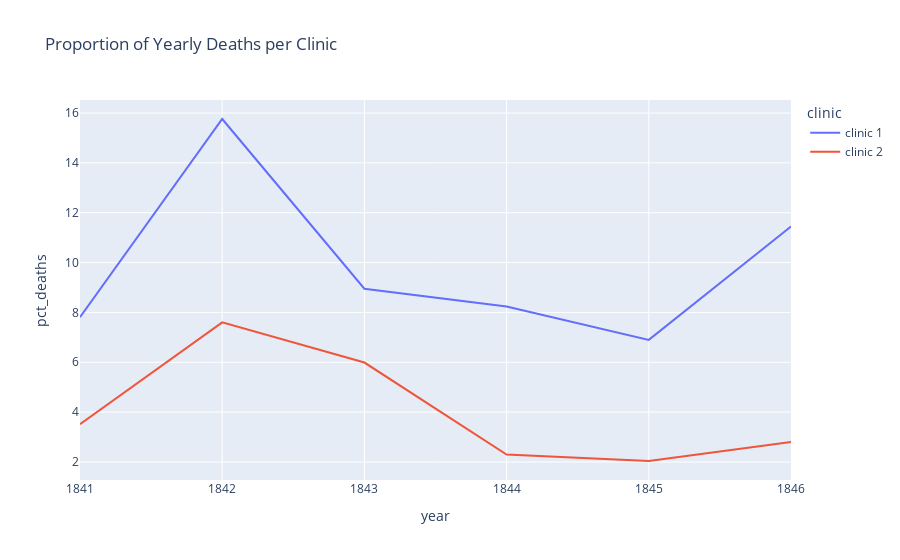

The cell this chart's notebook holds for it:
### Markdown cell above
### Plotting the Proportion of Yearly Deaths by Clinic

### Code cell
line2 = px.line(df_yearly,
                x='year',
                y='pct_deaths',
                color='clinic',
                title='Proportion of Yearly Deaths per Clinic')

line2.show()

### Figure 1 — Plotly figure (JSON) as saved in the notebook; plotly's stock layout.template omitted (floating-point values rounded to 4 significant figures)
{"data": [{"hovertemplate": "clinic=clinic 1<br>year=%{x}<br>pct_deaths=%{y}<extra></extra>", "legendgroup": "clinic 1", "line": {"color": "#636efa", "dash": "solid"}, "marker": {"symbol": "circle"}, "mode": "lines", "name": "clinic 1", "orientation": "v", "showlegend": true, "type": "scatter", "x": [1841, 1842, 1843, 1844, 1845, 1846], "xaxis": "x", "y": [7.81, 15.76, 8.95, 8.24, 6.9, 11.45], "yaxis": "y"}, {"hovertemplate": "clinic=clinic 2<br>year=%{x}<br>pct_deaths=%{y}<extra></extra>", "legendgroup": "clinic 2", "line": {"color": "#EF553B", "dash": "solid"}, "marker": {"symbol": "circle"}, "mode": "lines", "name": "clinic 2", "orientation": "v", "showlegend": true, "type": "scatter", "x": [1841, 1842, 1843, 1844, 1845, 1846], "xaxis": "x", "y": [3.52, 7.6, 5.99, 2.3, 2.04, 2.8], "yaxis": "y"}], "layout": {"legend": {"title": {"text": "clinic"}, "tracegroupgap": 0}, "title": {"text": "Proportion of Yearly Deaths per Clinic"}, "xaxis": {"anchor": "y", "domain": [0, 1], "title": {"text": "year"}}, "yaxis": {"anchor": "x", "domain": [0, 1], "title": {"text": "pct_deaths"}}}}
